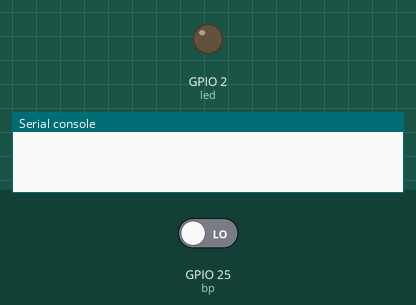
Recording of a program running on a simulated ESP32 board running MicroPython. On the bench: output pins drawn as LEDs (lit = HIGH), the last lines printed to the serial console. Dashed ring = blinking. The inputs (shaded band) are chosen by the test bench; at power-on: GPIO 25 (bp) LOW. At 10.0 s the program stops and its outputs stay as they are.

Above: at 1.2 s.
1.3 s: GPIO 25 (bp) driven HIGH
At 1.45 s:
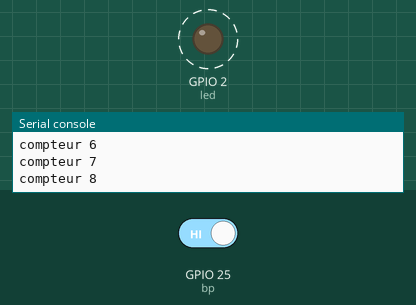
4.3 s: GPIO 25 (bp) driven LOW
At 4.3 s:
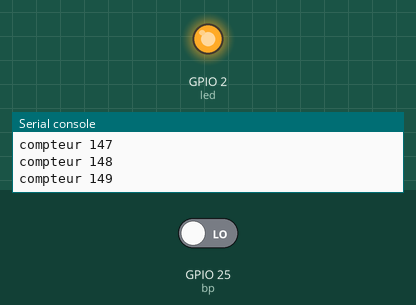
Timing chart, 0 to 7.3 s (numbered marks = the images above; inputs shaded):
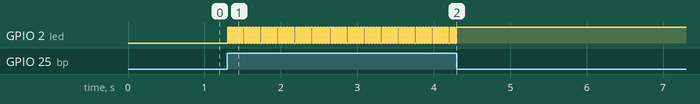

The program:

comptage-NFP.py
```python
from machine import Pin
from time import sleep

led = Pin(2, Pin.OUT)
bp = Pin(25, Pin.IN)
compt = 0

for t in range(500):               # le programme s'arrete au bout de 10 s
    if bp.value() :
        compt = compt + 1          # inversion de l'etat de la LED
        print ("compteur", compt)  # affiche le compt si le bp est presse
        led.value(not led.value()) # basculement de la LED
    sleep(.02)
```

Measured:
- after the input at 1.3 s, GPIO 2 (led): alternates HIGH for 0.02 s and LOW for 0.02 s, starting at once
- after the input at 4.3 s, GPIO 2 (led): stops changing and stays HIGH
